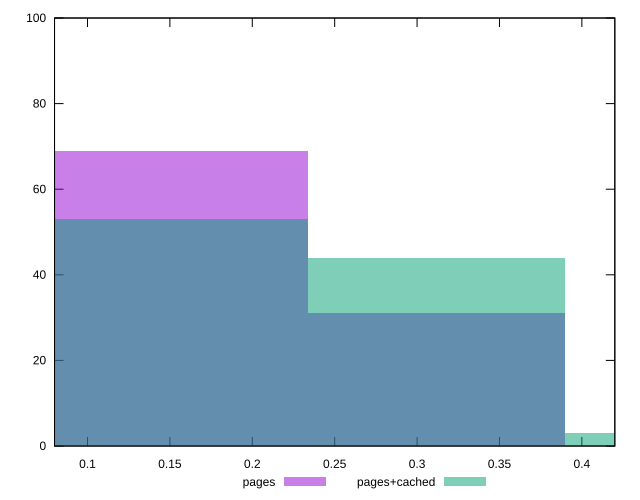

Recreate this plot in gnuplot.
reset

$pages <<EOF
0.15583017434141283 69
0.31166034868282566 31
EOF

$pagesCached <<EOF
0.15583017434141283 53
0.31166034868282566 44
0.4674905230242385 3
EOF

set key outside below
set boxwidth 0.15583017434141283
set xrange [0.08:0.42]
set yrange [0:100]
set trange [0:100]
set style fill transparent solid 0.5 noborder
set terminal svg size 640, 500 enhanced background rgb 'white'
set output "report_00014_2021-02-09T15:56:05.503Z/meta/score/comparison/histogram/0_vs_1.svg"

plot $pages title "pages" with boxes, \
     $pagesCached title "pages+cached" with boxes

reset
